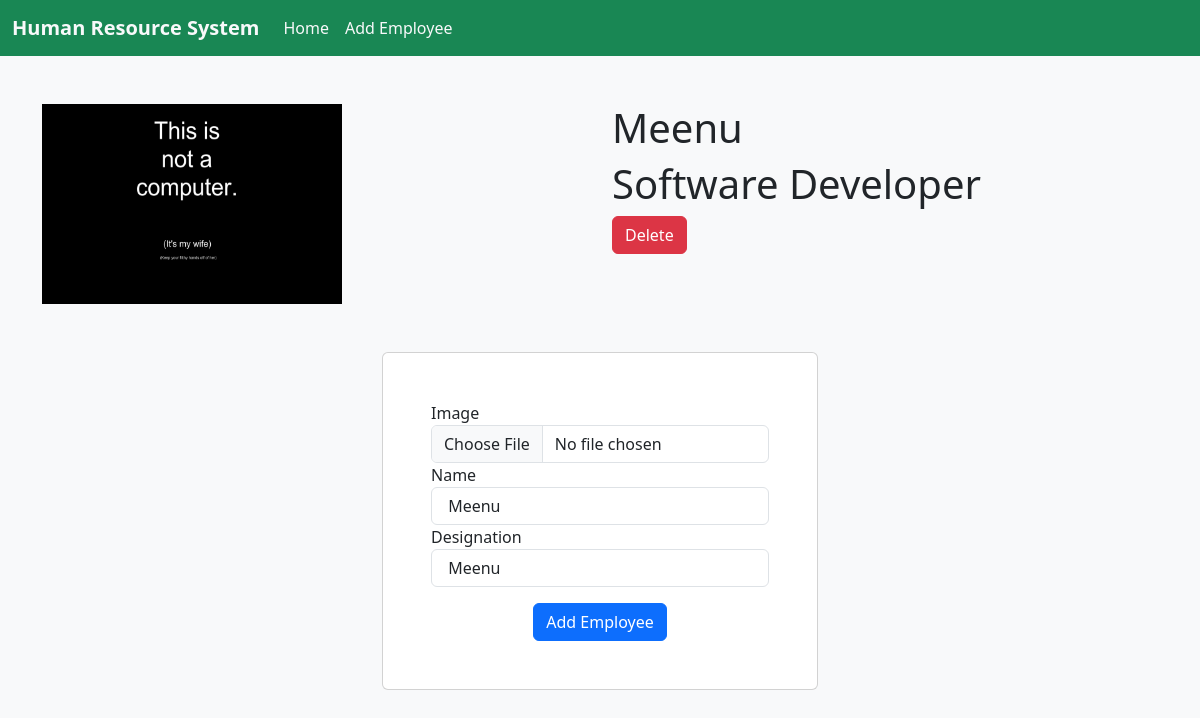
Page /empf/14 on the committed database.
### employeeapp/models.py (models this page shows)
class Employee(models.Model):
    empname = models.CharField(max_length=100)
    empdesignation = models.CharField(max_length=100)
    image = models.ImageField(upload_to='employee_images/', blank=True, null=True)

### employeeapp/views.py (the view, shortened to what this page needs)
# urls.py: path("empf/<id>", views.empf, name="empf"),
def empf(request,id):
    obj = Employee.objects.get(id = id)
    return render(request, "emp-full.html",{'obj': obj})

### template/emp-full.html (shortened to what this page needs)
{% load static %}
<!DOCTYPE html>
<html lang="en">
    <head>
        <link rel="stylesheet" href="css/style.css">
        <link
            href="https://cdn.jsdelivr.net/npm/bootstrap@5.3.3/dist/css/bootstrap.min.css"
            rel="stylesheet"
>
    </head>
    <body class="bg-light">
        <nav class="navbar navbar-expand-lg bg-success">
            <div class="container-fluid">
                <a class="navbar-brand text-light fw-bolder" href="#">Human
                    Resource
                    System</a>
                <div class="collapse navbar-collapse" id="navbarNav">
                    <ul class="navbar-nav">
                        <li class="nav-item">
                            <a class="nav-link active text-light"
                                aria-current="page"
                                href="{% url 'index' %}">Home</a>
                        </li>
                        <li class="nav-item">
                            <a class="nav-link text-light"
                                href="{% url 'addem' %}">Add
                                Employee</a>
                        </li>
                    </ul>
                </div>
            </div>
        </nav>
        <div class="container mt-5">
            <div class="row">
                <div class="col-6">
                    <img class src="{{ obj.image.url }}" alt
                        style="height: 200px; width: 300px;">
                </div>
                <div class="col-6">
                    <h1>{{obj.empname}}</h1>
                    <h1>{{obj.empdesignation}}</h1>
                    <a href="{% url 'delete' obj.id %}"
                        class="btn btn-danger ">Delete</a>
                </div>
            </div>
        </div>
        <div class=" d-flex justify-content-center align-items-center pt-5">
            <form method="post" class="card p-5" enctype="multipart/form-data">
                <label for="image">Image</label>
                <input type="file" name="image" id="image" class="form-control">
                <label for="empname">Name</label>
                <input type="text" name="empname" id="empname" class="form-control" value="{{obj.empname}}">
                <label for="empdesignation">Designation</label>
                <input type="text" name="empdesignation" id="empdesignation" class="form-control" value="{{obj.empname}}">
                <input type="submit" value="Add Employee" class="btn btn-primary mt-3 d-block m-auto">
            </form>
        </div>
    </body>
</html>

### rows in the picture
Employee: image (picture), empname "Meenu", empdesignation "Software Developer", empdesignation "Meenu"
